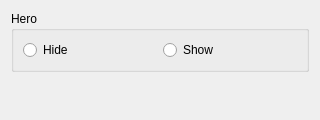
<?xml version="1.0" encoding="UTF-8"?>
<ui version="4.0">
 <class>PlayerVisibilityWidget</class>
 <widget class="QWidget" name="PlayerVisibilityWidget">
  <property name="geometry">
   <rect><x>0</x><y>0</y><width>320</width><height>120</height></rect>
  </property>
  <property name="windowTitle">
   <string>Player Visibility</string>
  </property>
  <layout class="QVBoxLayout" name="verticalLayout">
   <item>
    <widget class="QGroupBox" name="groupVisibility">
     <property name="title"><string>Hero</string></property>
     <layout class="QHBoxLayout" name="layoutVisibility">
      <item>
       <widget class="QRadioButton" name="radioHide">
        <property name="text"><string>Hide</string></property>
        <attribute name="buttonGroup"><string notr="true">groupVisible</string></attribute>
       </widget>
      </item>
      <item>
       <widget class="QRadioButton" name="radioShow">
        <property name="text"><string>Show</string></property>
        <attribute name="buttonGroup"><string notr="true">groupVisible</string></attribute>
       </widget>
      </item>
     </layout>
    </widget>
   </item>
   <item>
    <spacer name="verticalSpacer">
     <property name="orientation"><enum>Qt::Vertical</enum></property>
     <property name="sizeHint" stdset="0"><size><width>20</width><height>10</height></size></property>
    </spacer>
   </item>
  </layout>
 </widget>
 <resources/>
 <connections/>
 <buttongroups>
  <buttongroup name="groupVisible"/>
 </buttongroups>
</ui>
